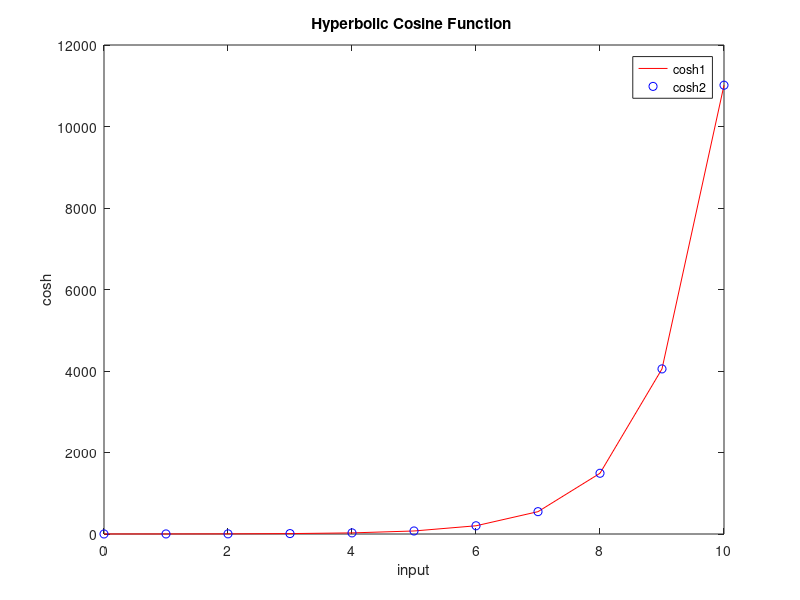

Reproduce this figure in MATLAB.
% Write a program to calculate the hyperbolic cosine of a user-supplied value x
x=0:1:10;
y1=exp(x)./2 + exp(-x)./2;
y2=cosh(x);
plot(x,y1,'r-',x,y2,'bo');
title('Hyperbolic Cosine Function ');
xlabel('input');
ylabel('cosh');
legend('cosh1','cosh2','nr');
print -djpeg cosh.jpeg
grid on;


